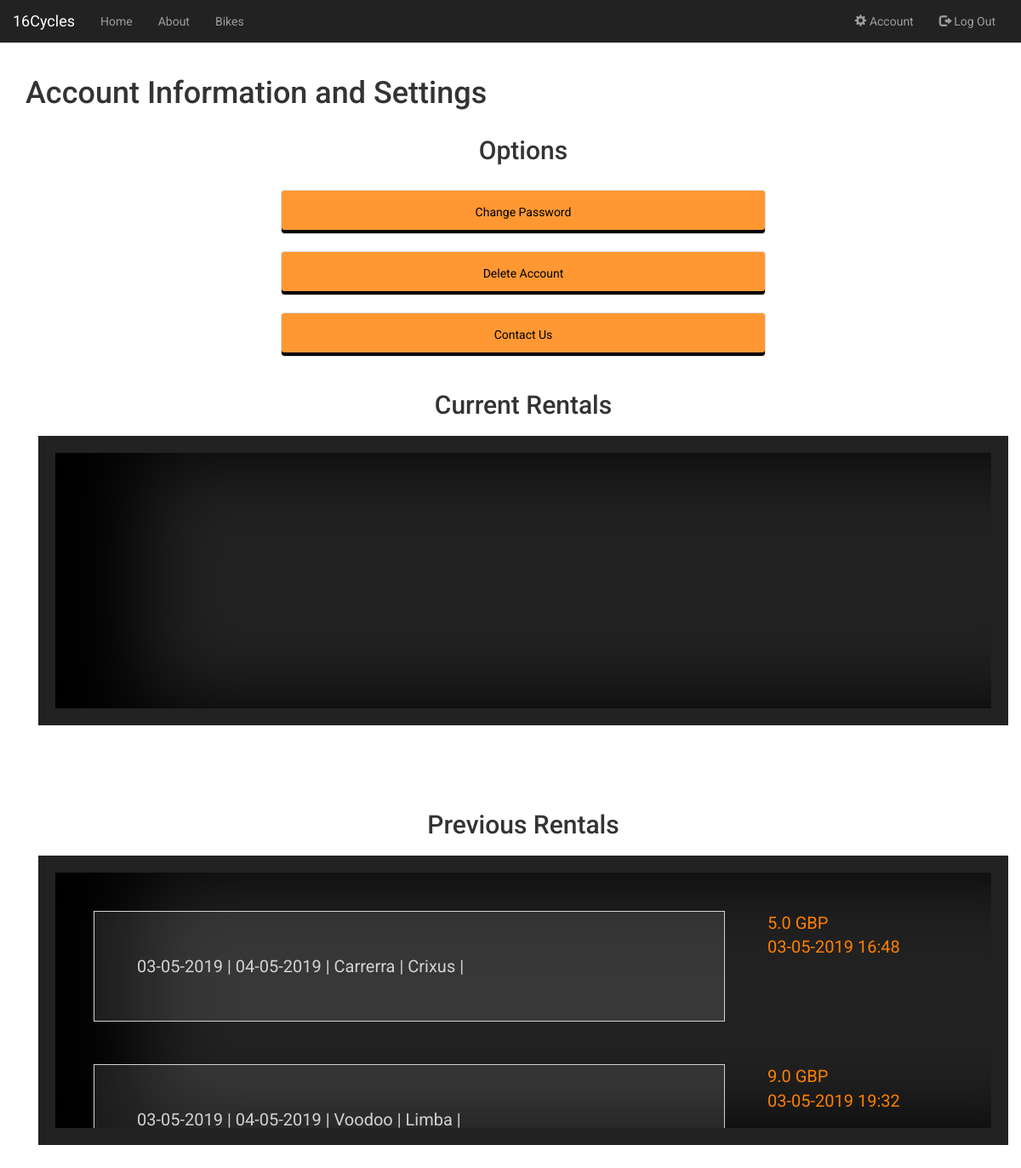
Before: /account (signed in) with the older database file.
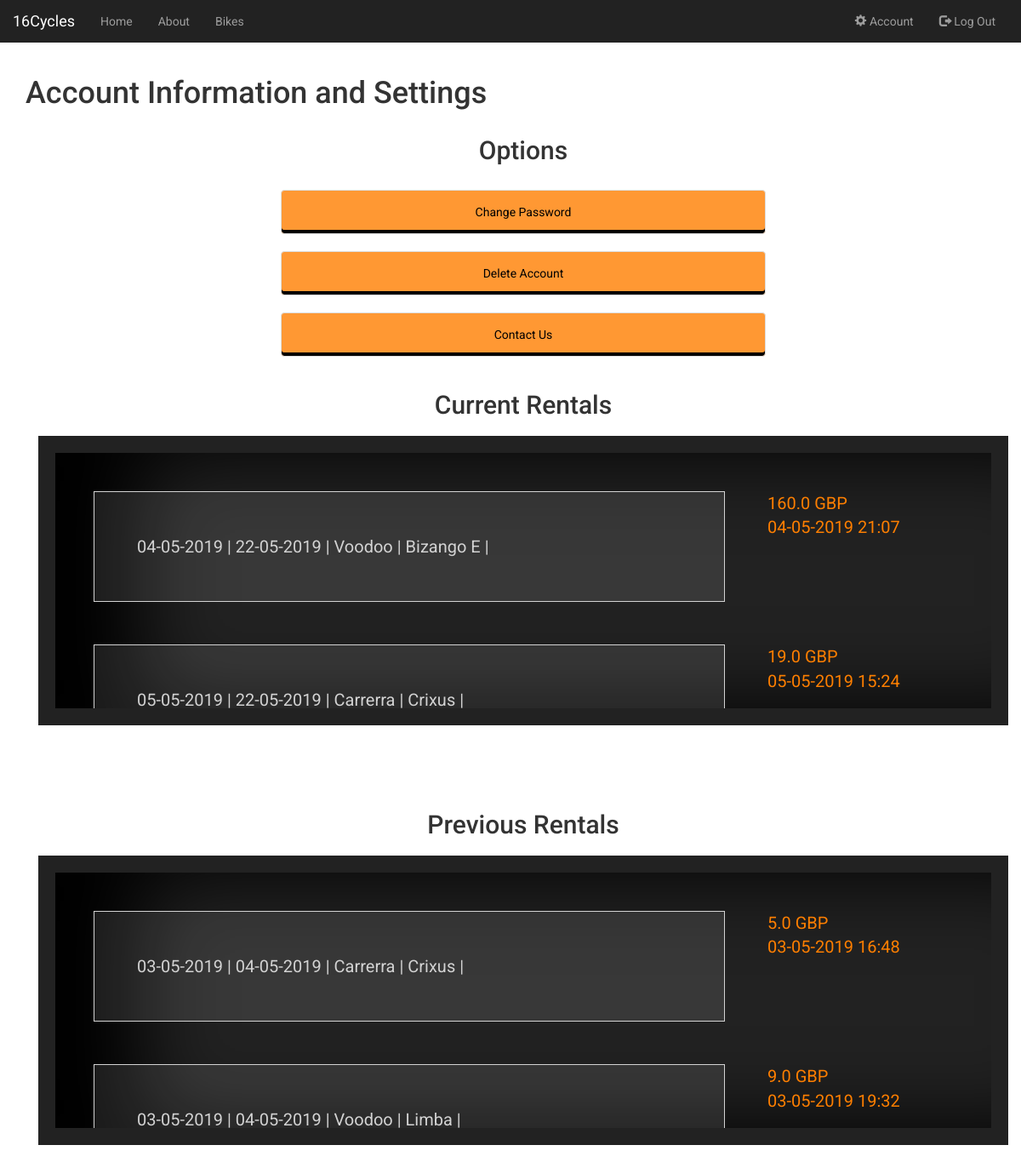
After: the same page with the newer database file.
### app/models.py (models this page shows)
class Rented_Bikes(db.Model):
    __tablename__ = 'rented_bikes'
    id = db.Column(db.Integer, primary_key=True)
    start_date = db.Column(db.DateTime, nullable=False, default=datetime.utcnow)
    end_date = db.Column(db.DateTime, nullable=False)
    price = db.Column(db.Float, default=0.0)
    bike_id = db.Column(db.Integer, db.ForeignKey('bikes.id'), nullable=False)
    order_id = db.Column(db.Integer, db.ForeignKey('orders.id'), nullable=False)

class Bike_Types(db.Model):
    __tablename__ = 'bike_types'
    id = db.Column(db.Integer, primary_key=True)
    gears = db.Column(db.Integer, default=0)
    weight = db.Column(db.Float, default=0.0)
    brand = db.Column(db.String(50),nullable=False)
    model = db.Column(db.String(50),nullable=False)
    image = db.Column(db.String(20), nullable=False, default='default.jpg')
    colour = db.Column(db.String(50),nullable=False)
    user_type = db.Column(db.String(100),nullable=False)
    use_type = db.Column(db.String(100),nullable=False)
    times_rented = db.Column(db.Integer, default=0)
    bikes = db.relationship('Bikes', backref='bike_type', lazy=True)
    rental_rates = db.relationship('Rental_Rates', backref='bike_type', lazy=True)

### app/views.py (the view)
@app.route('/account')
@login_required
def account():
    form = ExtendDate()
    user_orders = Orders.query.filter_by(user_id=current_user.id).all()
    today = datetime.datetime.today()
    current_dates = []
    past_dates = []
    current_rentals = []
    past_rentals = []
    current_types = []
    past_types = []
    for order in user_orders:
        rented_bike = order.rented_bikes[0]
        bike_item = Bikes.query.filter_by(id=rented_bike.bike_id).first()
        bike_type = Bike_Types.query.filter_by(id=bike_item.bike_type_id).first()
        date = order.date.strftime("%d-%m-%Y %H:%M")
        if rented_bike.end_date >= today:
            current_dates.append(date)
            current_rentals.append(rented_bike)
            current_types.append(bike_type)
        else:
            past_dates.append(date)
            past_rentals.append(rented_bike)
            past_types.append(bike_type)
    return render_template("account.html", len_curr_rentals=len(current_rentals), len_past_rentals=len(past_rentals),
     form=form, past_rentals=past_rentals,
     current_rentals=current_rentals, current_types=current_types, past_types=past_types,
     current_dates=current_dates, past_dates=past_dates) # redirect to the account page

### app/models.py (called while the page is built)
@login_manager.user_loader
def load_user(user_id):
	return Users.query.get(int(user_id))

### app/templates/account.html (shortened to what this page needs)
{% extends "base.html" %}
{% block content %}
<head>
  <link rel="stylesheet" href="{{ url_for('static', filename='css/account.css') }}">
</head>
<div class="container">
  <div class="row">
    <h1>Account Information and Settings</h1>
  </div>
    <h2> Options </h2>
    <div class="option-box">
    <a href="{{ url_for('resetPassword') }}" class="list-group">
          <li class="list-group-item">
                Change Password
          </li>
    </a>
    <a href="#" class="list-group">
          <li class="list-group-item">
                Delete Account
          </li>
    </a>
    <a href="/meetOurStaff" class="list-group">
          <li class="list-group-item">
                Contact Us
          </li>
    </a>
    </div>
    <h2> Current Rentals </h2>
    <div class="details-box">
        <div class="details">
            {% for n in range(len_curr_rentals) %}
            <div class="record">
                {{current_rentals[n].start_date.strftime('%d-%m-%Y') + " |"}}
                {{current_rentals[n].end_date.strftime('%d-%m-%Y') + " |"}}
                {{current_types[n].brand + " |"}}
                {{current_types[n].model + " |"}}
            </div>
            <div class="dateselection-box">
                    {{ current_rentals[n].price}} GBP </br>
                    {{ current_dates[n]}}
            </div>
            {% endfor %}
        </div>
    </div>
    <h2> Previous Rentals </h2>
    <div class="details-box">
        <div class="details">
            {% for n in range(len_past_rentals) %}
            <div class="record">
                {{past_rentals[n].start_date.strftime('%d-%m-%Y') + " |"}}
                {{past_rentals[n].end_date.strftime('%d-%m-%Y') + " |"}}
                {{past_types[n].brand + " |"}}
                {{past_types[n].model + " |"}}
            </div>
            <div class="dateselection-box">
                {{ past_rentals[n].price}} GBP </br>
                {{ past_dates[n] }}
            </div>
            {% endfor %}
        </div>
    </div>
</div>
{% endblock %}

### app/templates/base.html (shortened to what this page needs)
<!DOCTYPE html>
<html lang="en">
<head>
  <link rel="stylesheet" href="https://maxcdn.bootstrapcdn.com/bootstrap/3.4.0/css/bootstrap.min.css">
  <link rel="stylesheet" href="{{ url_for('static', filename='css/base.css') }}">
</head>
<body>
  <nav class="navbar navbar-inverse">
    <div class="container-fluid">
      <div class="navbar-header">
        <a class="navbar-brand" href="{{ url_for('home') }}">16Cycles</a>
      </div>
      <div class="collapse navbar-collapse" id="myNavbar">
        <ul class="nav navbar-nav">
          <li><a href="{{ url_for('home') }}">Home</a></li>
          <li><a href="{{ url_for('about') }}">About</a></li>
          <li><a href="{{ url_for('browse') }}">Bikes</a></li>
        </ul>
        <ul class="nav navbar-nav navbar-right">
					{% if current_user.is_authenticated %}
						<li><a href="{{ url_for('account') }}"><span class="glyphicon glyphicon-cog"></span> Account</a></li>
						<li><a href="{{ url_for('logout') }}"><span class="glyphicon glyphicon-log-out"></span> Log Out</a></li>
					{% else %}
	          <li><a href="{{ url_for('sign_up') }}"><span class="glyphicon glyphicon-user"></span> Sign Up</a></li>
	          <li><a href="{{ url_for('login') }}"><span class="glyphicon glyphicon-log-in"></span> Login</a></li>
					{% endif %}
				</ul>
      </div>
    </div>
  </nav>
    <div class="container content">
        {% block content %}{% endblock %}
    </div>
</body>
</html>

### app/static/css/base.css (style rules this page uses)
body { font-family: "Roboto", sans-serif; }
.content { padding-top: 20px; }
.navbar { margin-bottom: 0; border-radius: 0; border: 0; }

### app/static/css/account.css (style rules this page uses)
body { font-family: "Roboto", sans-serif; justify-content: center; }
.content { padding-top: 20px; }
h2 { text-align: center; }
.list-group { padding: 2px; }
.list-group-item { text-align: center; color: black; background-color: rgba(255, 127, 0, 0.8); padding: 15px 32px; border-radius: 0; box-shadow: 0px -4px 0px rgba(0,0,0,1) inset; margin-left: 25%; margin-right: 25%; transition: 0.5s; }
.details-box { clear: left; background-color: rgb(34, 34, 34); float:unset; padding: 20px; margin-top: 20px; margin-bottom: 100px; }
.details { height: 300px; box-shadow: 100px 0 100px rgba(0,0,0,1) inset; padding: 20px; overflow: auto; }
.record { color: lightgrey; font-size: 20px; float: left; width: 70%; background-color: rgba(255,255,255,0.1); padding: 50px; border-style: solid; border-width: 1px; margin: 25px; }
.dateselection-box { color: #ff7f00; float: left; margin: 25px; font-size: 15pt; }

Changed rows visible on the page:
added Rented_Bikes: start_date "04-05-2019 |", end_date "22-05-2019 |", price "160.0"
now on this page (row edited): Bike_Types: brand "Voodoo |", model "Bizango E |"
added Rented_Bikes: start_date "05-05-2019 |", end_date "22-05-2019 |", price "19.0"
Other visible differences:
new list line: "GBP 04-05-2019 21:07"
new list line: "Carrerra | Crixus |"
new list line: "GBP 05-05-2019 15:24"
